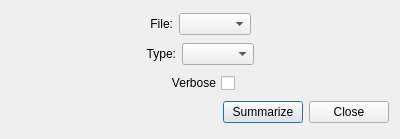
<?xml version="1.0" encoding="UTF-8"?>
<ui version="4.0">
 <class>PlotMSSummaryDialogClass</class>
 <widget class="QDialog" name="PlotMSSummaryDialogClass">
  <property name="geometry">
   <rect>
    <x>0</x>
    <y>0</y>
    <width>400</width>
    <height>139</height>
   </rect>
  </property>
  <property name="windowTitle">
   <string>PlotMSSummaryDialog</string>
  </property>
  <layout class="QVBoxLayout" name="verticalLayout">
   <item>
    <layout class="QHBoxLayout" name="horizontalLayout">
     <item>
      <spacer name="horizontalSpacer_2">
       <property name="orientation">
        <enum>Qt::Horizontal</enum>
       </property>
       <property name="sizeHint" stdset="0">
        <size>
         <width>40</width>
         <height>20</height>
        </size>
       </property>
      </spacer>
     </item>
     <item>
      <widget class="QLabel" name="label">
       <property name="text">
        <string>File:</string>
       </property>
       <property name="alignment">
        <set>Qt::AlignRight|Qt::AlignTrailing|Qt::AlignVCenter</set>
       </property>
      </widget>
     </item>
     <item>
      <widget class="QComboBox" name="fileCombo">
       <property name="toolTip">
        <string>Select the data to summarize.</string>
       </property>
      </widget>
     </item>
     <item>
      <spacer name="horizontalSpacer_3">
       <property name="orientation">
        <enum>Qt::Horizontal</enum>
       </property>
       <property name="sizeHint" stdset="0">
        <size>
         <width>40</width>
         <height>20</height>
        </size>
       </property>
      </spacer>
     </item>
    </layout>
   </item>
   <item>
    <layout class="QHBoxLayout" name="horizontalLayout_2">
     <item>
      <spacer name="horizontalSpacer_4">
       <property name="orientation">
        <enum>Qt::Horizontal</enum>
       </property>
       <property name="sizeHint" stdset="0">
        <size>
         <width>40</width>
         <height>20</height>
        </size>
       </property>
      </spacer>
     </item>
     <item>
      <widget class="QLabel" name="label_2">
       <property name="text">
        <string>Type:</string>
       </property>
       <property name="alignment">
        <set>Qt::AlignRight|Qt::AlignTrailing|Qt::AlignVCenter</set>
       </property>
      </widget>
     </item>
     <item>
      <widget class="QComboBox" name="summaryType">
       <property name="toolTip">
        <string>Select the information to summarize.</string>
       </property>
      </widget>
     </item>
     <item>
      <spacer name="horizontalSpacer_5">
       <property name="orientation">
        <enum>Qt::Horizontal</enum>
       </property>
       <property name="sizeHint" stdset="0">
        <size>
         <width>40</width>
         <height>20</height>
        </size>
       </property>
      </spacer>
     </item>
    </layout>
   </item>
   <item>
    <layout class="QHBoxLayout" name="horizontalLayout_4">
     <item>
      <spacer name="horizontalSpacer_6">
       <property name="orientation">
        <enum>Qt::Horizontal</enum>
       </property>
       <property name="sizeHint" stdset="0">
        <size>
         <width>40</width>
         <height>20</height>
        </size>
       </property>
      </spacer>
     </item>
     <item>
      <widget class="QCheckBox" name="summaryVerbose">
       <property name="toolTip">
        <string>Select for a verbose summary.</string>
       </property>
       <property name="layoutDirection">
        <enum>Qt::RightToLeft</enum>
       </property>
       <property name="text">
        <string>Verbose</string>
       </property>
      </widget>
     </item>
     <item>
      <spacer name="horizontalSpacer_7">
       <property name="orientation">
        <enum>Qt::Horizontal</enum>
       </property>
       <property name="sizeHint" stdset="0">
        <size>
         <width>40</width>
         <height>20</height>
        </size>
       </property>
      </spacer>
     </item>
    </layout>
   </item>
   <item>
    <layout class="QHBoxLayout" name="horizontalLayout_3">
     <item>
      <spacer name="horizontalSpacer">
       <property name="orientation">
        <enum>Qt::Horizontal</enum>
       </property>
       <property name="sizeHint" stdset="0">
        <size>
         <width>40</width>
         <height>20</height>
        </size>
       </property>
      </spacer>
     </item>
     <item>
      <widget class="QPushButton" name="summaryButton">
       <property name="toolTip">
        <string>Summarize the indicated information and close this dialog.</string>
       </property>
       <property name="text">
        <string>Summarize</string>
       </property>
      </widget>
     </item>
     <item>
      <widget class="QPushButton" name="closeButton">
       <property name="toolTip">
        <string>Close this dialog.</string>
       </property>
       <property name="text">
        <string>Close</string>
       </property>
      </widget>
     </item>
    </layout>
   </item>
  </layout>
 </widget>
 <layoutdefault spacing="6" margin="11"/>
 <resources/>
 <connections/>
</ui>
